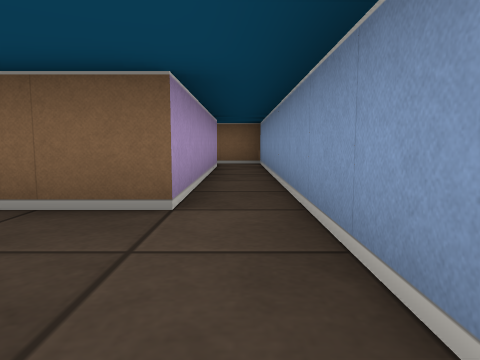
View 1 (above)

12 first-person views from a walk through a cub3D ray-caster map. The camera is about half as high as the walls, tilts 6° down and sees 70° across. The floor is counted in squares. Each view is taken from the middle of a square. On the plan, view 1 faces up. The plan holds only what a view shows up to about 9 squares ahead; the rest is blank.

View 2
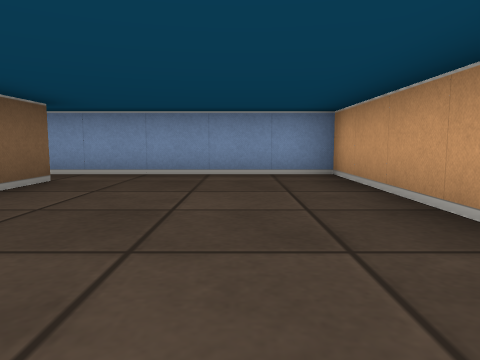

View 3
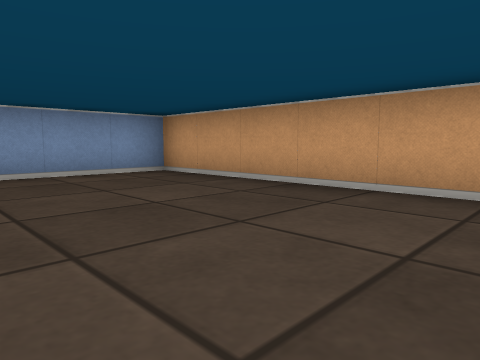

View 4
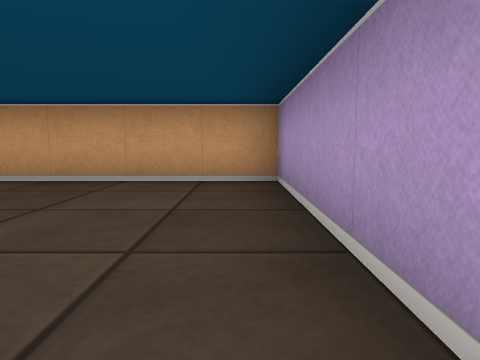

View 5
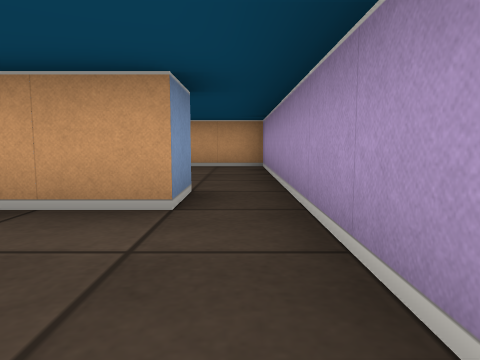

View 6
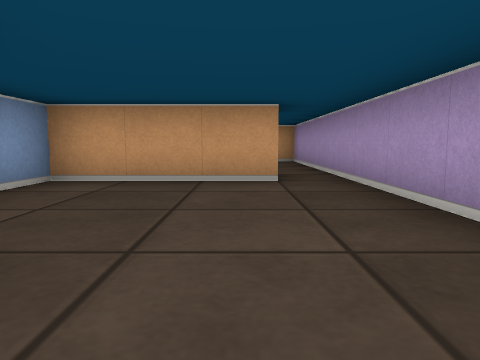

View 7
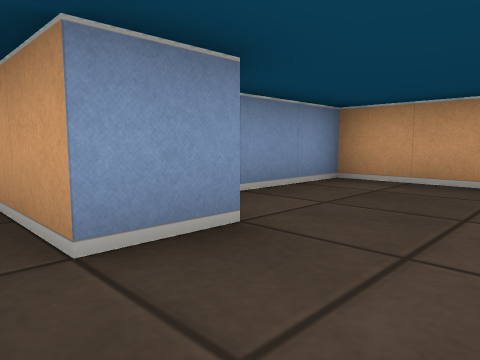

View 8
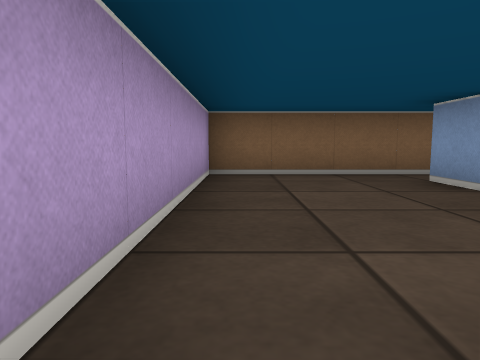

View 9
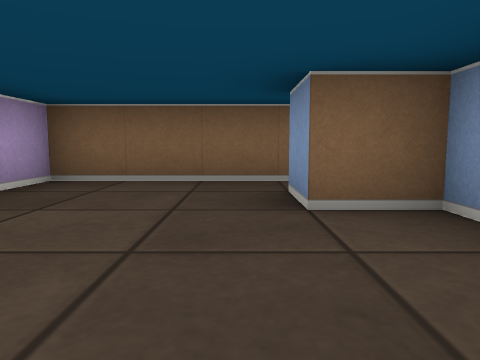

View 10
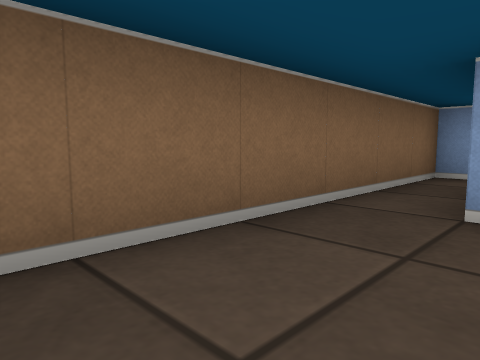

View 11
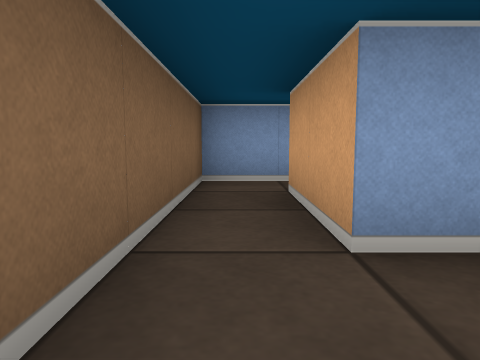

View 12
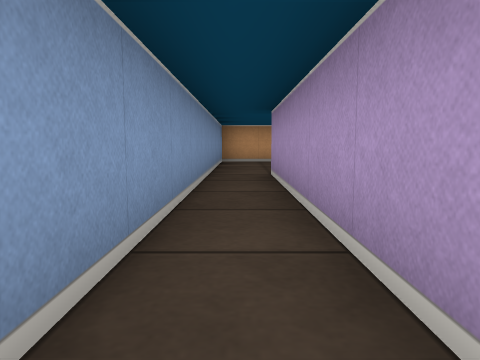

### Floor plan
Ten units are one square. View 1 is at (0, 0); x grows to the right and y downward. Boxes are objects, and circles mark ways between rooms. Rooms are numbered by the first view taken in them; rooms with no view inside come last. Other rooms are left out.
<svg viewBox="-60 -90 70 110">
<path fill="none" stroke="#000" d="M-45 -25 -45 -35M-55 -35 -55 15 5 15 5 -85 -25 -85M-25 -75 -5 -75 -5 -25 -19 -25M-45 -35 -15 -35 -15 -65 -25 -65 -25 -75M-25 -85 -55 -85 -55 -35"/>
<circle cx="-15" cy="-80" r="3" fill="#2a7"/>
<circle cx="-50" cy="-30" r="3" fill="#2a7"/>
<text x="-20" y="-20">1</text>
<text x="-40" y="-60">2</text>
</svg>
Room 1 opens to room 2.

Where each view was taken, in squares from view 1:
view 1: 0 up, 0 right, facing up
view 2: 0 up, 5 left, facing right
view 3: 2 up, 5 left, facing down-right
view 4: 3 up, 5 left, facing down
view 5: 6 up, 5 left, facing down
view 6: 8 up, 4 left, facing down
view 7: 8 up, 4 left, facing down-right
view 8: 3 up, 5 left, facing up
view 9: 4 up, 3 left, facing up
view 10: 7 up, 5 left, facing up-right
view 11: 8 up, 4 left, facing right
view 12: 8 up, 0 right, facing down
